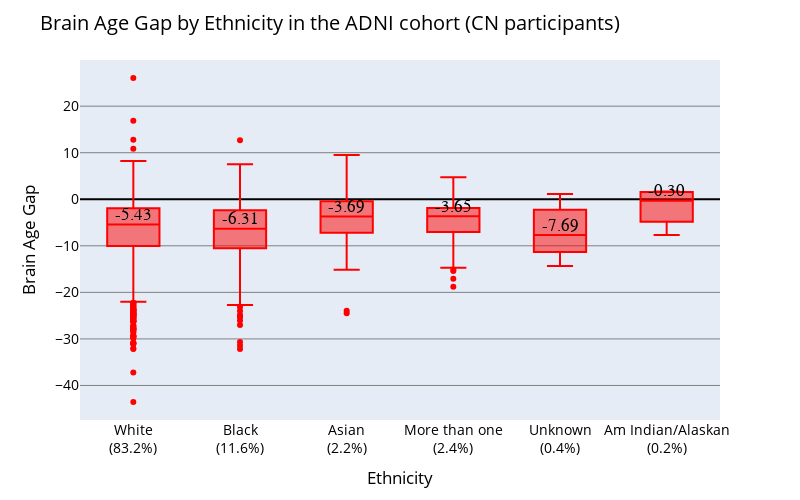

The notebook cell saved with this chart:
### Code cell
#boxplot for BAG by ethnicity

median_white = ADNI_concat[ADNI_concat['PTRACCAT']=='White']['Error'].median()
median_black = ADNI_concat[ADNI_concat['PTRACCAT']=='Black']['Error'].median()
median_mto= ADNI_concat[ADNI_concat['PTRACCAT']=='More than one']['Error'].median()
median_asian = ADNI_concat[ADNI_concat['PTRACCAT']=='Asian']['Error'].median()
unknown_median = ADNI_concat[ADNI_concat['PTRACCAT']=='Unknown']['Error'].median()
indala_median = ADNI_concat[ADNI_concat['PTRACCAT']=='Am Indian/Alaskan']['Error'].median()

# Calcular porcentajes por etnicidad
ethnicity_counts = ADNI_concat['PTRACCAT'].value_counts(normalize=True) * 100
ethnicity_pct = {
    'White': ethnicity_counts.get('White', 0),
    'Black': ethnicity_counts.get('Black', 0),
    'More than one': ethnicity_counts.get('More than one', 0),
    'Asian': ethnicity_counts.get('Asian', 0),
    'Unknown': ethnicity_counts.get('Unknown', 0),
    'Am Indian/Alaskan': ethnicity_counts.get('Am Indian/Alaskan', 0)
}

# Crear labels con porcentajes
ethnicity_labels = [
    f"White<br>({ethnicity_pct['White']:.1f}%)",
    f"Black<br>({ethnicity_pct['Black']:.1f}%)",
    f"More than one<br>({ethnicity_pct['More than one']:.1f}%)",
    f"Asian<br>({ethnicity_pct['Asian']:.1f}%)",
    f"Unknown<br>({ethnicity_pct['Unknown']:.1f}%)",
    f"Am Indian/Alaskan<br>({ethnicity_pct['Am Indian/Alaskan']:.1f}%)"
]

fig = px.box(ADNI_concat, x='PTRACCAT', y='Error', color_discrete_sequence=['red'])
fig.update_xaxes(tickfont=dict(size=14), title_font=dict(size=18), ticktext=ethnicity_labels, tickvals=["White", "Black", "More than one", "Asian", "Unknown", "Am Indian/Alaskan"])
fig.update_yaxes(tickfont=dict(size=14), title_font=dict(size=18), showgrid=True, gridcolor='grey', zeroline=True, zerolinecolor='black')
fig.update_layout(font=dict(size=14, color='black'), title_font=dict(size=18))
fig.update_layout(title='Brain Age Gap by Ethnicity in the ADNI cohort (CN participants)',
                  xaxis_title='Ethnicity',
                  yaxis_title='Brain Age Gap',
                  width=800,
                  height=500)

#agregar los valores de la mediana encima de cada caja
fig.add_trace(go.Scatter(
    x=["White", "Black", "More than one", "Asian", "Unknown", "Am Indian/Alaskan"],
    y=[median_white, median_black, median_mto, median_asian, unknown_median, indala_median],
    mode="text",
    text=[f"{median_white:.2f}", f"{median_black:.2f}", f"{median_mto:.2f}", f"{median_asian:.2f}", f"{unknown_median:.2f}", f"{indala_median:.2f}"],
    textposition="top center",
    textfont=dict(
            color='black',
            size=17,
            family='Arial'
        ),
    showlegend=False
))
fig.show()

### Figure 1 — Plotly figure (JSON) as saved in the notebook; plotly's stock layout.template omitted (floating-point values rounded to 4 significant figures; data arrays with more than 128 entries replaced by an {"elided": "..."} marker saying what was removed)
{"data": [{"alignmentgroup": "True", "hovertemplate": "PTRACCAT=%{x}<br>Error=%{y}<extra></extra>", "legendgroup": "", "marker": {"color": "red"}, "name": "", "notched": false, "offsetgroup": "", "orientation": "v", "showlegend": false, "type": "box", "x": {"elided": "2049 str values"}, "x0": " ", "xaxis": "x", "y": {"elided": "2049 float values"}, "y0": " ", "yaxis": "y"}, {"mode": "text", "showlegend": false, "text": ["-5.43", "-6.31", "-3.65", "-3.69", "-7.69", "-0.30"], "textfont": {"color": "black", "family": "Arial", "size": 17}, "textposition": "top center", "type": "scatter", "x": ["White", "Black", "More than one", "Asian", "Unknown", "Am Indian/Alaskan"], "y": [-5.426, -6.309, -3.648, -3.687, -7.689, -0.3037]}], "layout": {"boxmode": "group", "font": {"color": "black", "size": 14}, "height": 500, "legend": {"tracegroupgap": 0}, "margin": {"t": 60}, "title": {"text": "Brain Age Gap by Ethnicity in the ADNI cohort (CN participants)"}, "width": 800, "xaxis": {"anchor": "y", "domain": [0, 1], "tickfont": {"size": 14}, "ticktext": ["White<br>(83.2%)", "Black<br>(11.6%)", "More than one<br>(2.4%)", "Asian<br>(2.2%)", "Unknown<br>(0.4%)", "Am Indian/Alaskan<br>(0.2%)"], "tickvals": ["White", "Black", "More than one", "Asian", "Unknown", "Am Indian/Alaskan"], "title": {"text": "Ethnicity"}}, "yaxis": {"anchor": "x", "domain": [0, 1], "gridcolor": "grey", "showgrid": true, "tickfont": {"size": 14}, "title": {"text": "Brain Age Gap"}, "zeroline": true, "zerolinecolor": "black"}}}
